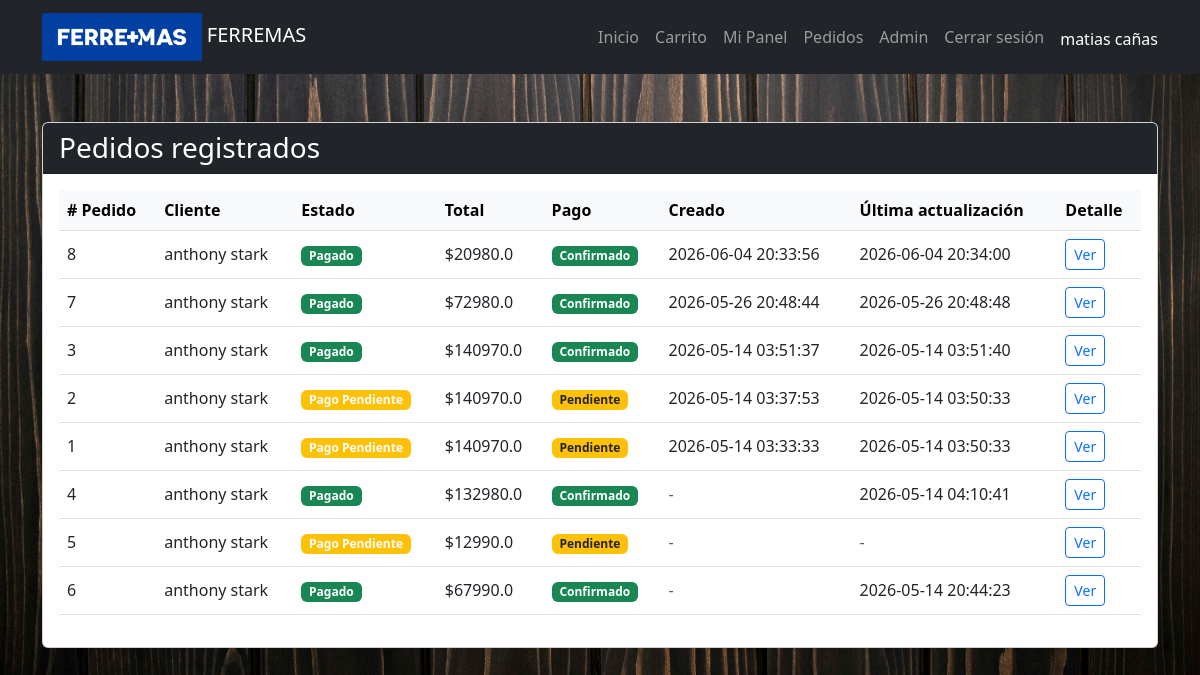
Page /admin/pedidos (signed in) on the earlier database version.
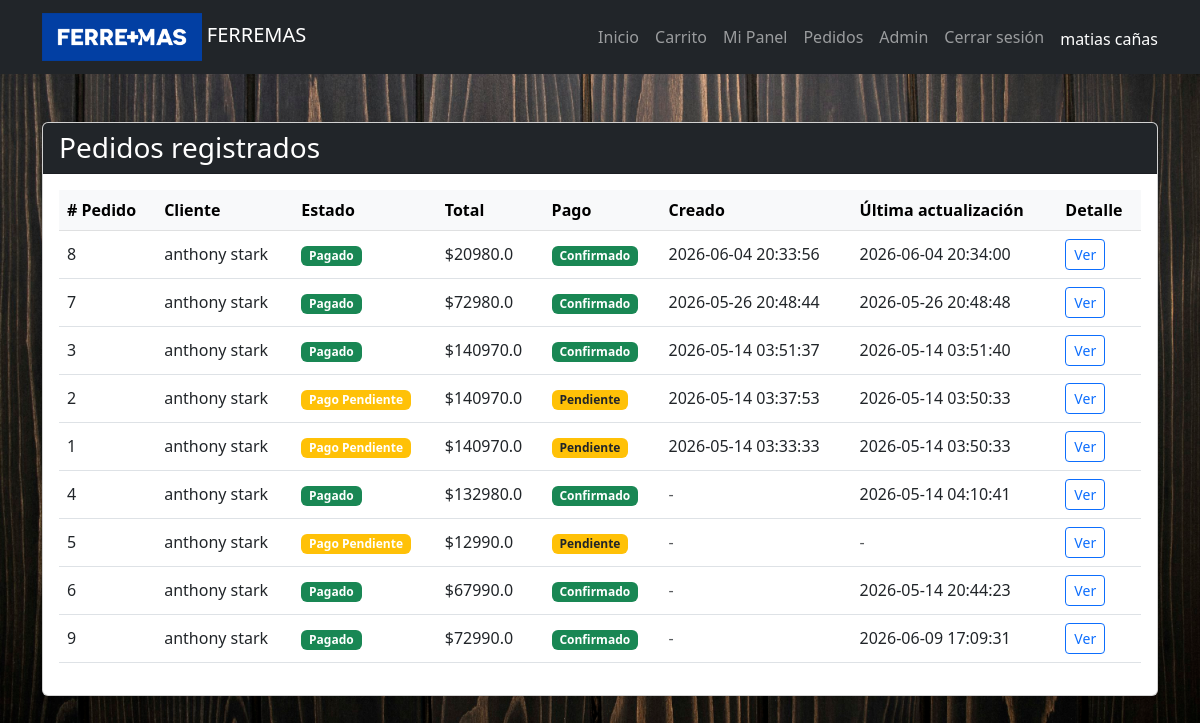
Same page on the later database version.
### tables this page shows
CREATE TABLE pedidos (
    id INTEGER PRIMARY KEY AUTOINCREMENT,
    usuario_id INTEGER NOT NULL,
    total REAL NOT NULL,
    estado TEXT DEFAULT 'Pendiente',
    fecha TIMESTAMP DEFAULT CURRENT_TIMESTAMP, metodo_pago TEXT, tipo_entrega TEXT, direccion_envio TEXT, pago_confirmado INTEGER DEFAULT 0, actualizado_en TIMESTAMP, creado_en TIMESTAMP,
    FOREIGN KEY(usuario_id) REFERENCES usuarios(id)
);

CREATE TABLE usuarios (
    id INTEGER PRIMARY KEY AUTOINCREMENT,
    nombre TEXT NOT NULL,
    email TEXT UNIQUE NOT NULL,
    username TEXT UNIQUE NOT NULL,
    password_hash TEXT NOT NULL,
    role TEXT DEFAULT 'cliente'
);

### app.py (the view)
@app.route('/admin/pedidos')
@roles_required('administrador')
def pedidos_admin():
    conn = get_db_connection()
    pedidos = conn.execute(
        "SELECT p.id, p.estado, p.total, p.pago_confirmado, p.creado_en, p.actualizado_en, u.nombre AS cliente_nombre FROM pedidos p JOIN usuarios u ON p.usuario_id = u.id ORDER BY p.creado_en DESC"
    ).fetchall()
    conn.close()
    return render_template('pedidos_admin.html', pedidos=pedidos)

### app.py (called while the page is built)
def get_db_connection():
    conn = sqlite3.connect(DB_PATH)
    conn.row_factory = sqlite3.Row
    return conn

def roles_required(*roles):
    def wrapper(f):
        @wraps(f)
        def decorated_function(*args, **kwargs):
            if not session.get('user_id'):
                return redirect(url_for('login', next=request.path))
            if session.get('role') not in roles:
                flash('No tienes permiso para acceder a esa página.', 'danger')
                return redirect(url_for('home'))
            return f(*args, **kwargs)
        return decorated_function
    return wrapper

@app.context_processor
def inject_user():
    def order_status_badge(status):
        mapping = {
            'Pendiente': 'warning',
            'Pago Pendiente': 'warning',
            'Pagado': 'success',
            'Pago Rechazado': 'danger',
            'Aprobado': 'primary',
            'Preparando': 'info',
            'Despachado': 'secondary',
            'Entregado': 'success',
            'Rechazado': 'danger'
        }
        return mapping.get(status, 'dark')
    return {
        'current_user': session.get('username'),
        'current_role': session.get('role'),
        'current_name': session.get('name'),
        'order_status_badge': order_status_badge
    }

### templates/pedidos_admin.html (shortened to what this page needs)
{% extends 'base.html' %}
{% block content %}
<div class="card shadow-sm">
    <div class="card-header bg-dark text-white">
        <h3 class="mb-0">Pedidos registrados</h3>
    </div>
    <div class="card-body">
        {% if pedidos %}
            <div class="table-responsive">
                <table class="table align-middle">
                    <thead class="table-light">
                        <tr>
                            <th># Pedido</th>
                            <th>Cliente</th>
                            <th>Estado</th>
                            <th>Total</th>
                            <th>Pago</th>
                            <th>Creado</th>
                            <th>Última actualización</th>
                            <th>Detalle</th>
                        </tr>
                    </thead>
                    <tbody>
                        {% for pedido in pedidos %}
                        <tr>
                            <td>{{ pedido['id'] }}</td>
                            <td>{{ pedido['cliente_nombre'] }}</td>
                            <td><span class="badge bg-{{ order_status_badge(pedido['estado']) }}">{{ pedido['estado'] }}</span></td>
                            <td>${{ pedido['total'] }}</td>
                            <td>
                                {% if pedido['pago_confirmado'] %}
                                    <span class="badge bg-success">Confirmado</span>
                                {% else %}
                                    <span class="badge bg-warning text-dark">Pendiente</span>
                                {% endif %}
                            </td>
                            <td>{% if pedido['creado_en'] %}{{ pedido['creado_en'] }}{% else %}<span class="text-muted">-</span>{% endif %}</td>
                            <td>{% if pedido['actualizado_en'] %}{{ pedido['actualizado_en'] }}{% else %}<span class="text-muted">-</span>{% endif %}</td>
                            <td><a href="{{ url_for('pedido_detalle', pedido_id=pedido['id']) }}" class="btn btn-sm btn-outline-primary">Ver</a></td>
                        </tr>
                        {% endfor %}
                    </tbody>
                </table>
            </div>
        {% else %}
            <div class="text-center py-5">
                <p class="fs-5">No hay pedidos registrados todavía.</p>
            </div>
        {% endif %}
    </div>
</div>
{% endblock %}

### templates/base.html (shortened to what this page needs)
<!DOCTYPE html>
<html lang="es">
<head>
    <link rel="stylesheet" href="{{ url_for('static', filename='css/styles.css') }}">
    <link href="https://cdn.jsdelivr.net/npm/bootstrap@5.3.0/dist/css/bootstrap.min.css" rel="stylesheet">
</head>
<body class="bg-light">
    <nav class="navbar navbar-expand-lg navbar-dark bg-dark">
        <div class="container">
            <a class="navbar-brand" href="{{ url_for('home') }}">
                <img src="{{ url_for('static', filename='img/logo.jpg') }}" alt="FERREMAS" class="img-fluid" style="max-height: 48px;">
                FERREMAS
            </a>
            <div class="collapse navbar-collapse" id="navbarNav">
                <ul class="navbar-nav ms-auto align-items-center">
                    <li class="nav-item"><a class="nav-link" href="{{ url_for('home') }}">Inicio</a></li>
                    <li class="nav-item"><a class="nav-link" href="{{ url_for('carrito') }}">Carrito</a></li>
                    {% if current_user %}
                        <li class="nav-item"><a class="nav-link" href="{{ url_for('dashboard') }}">Mi Panel</a></li>
                        {% if current_role == 'cliente' %}
                            <li class="nav-item"><a class="nav-link" href="{{ url_for('mis_pedidos') }}">Mis pedidos</a></li>
                        {% elif current_role == 'administrador' %}
                            <li class="nav-item"><a class="nav-link" href="{{ url_for('pedidos_admin') }}">Pedidos</a></li>
                        {% elif current_role == 'vendedor' %}
                            <li class="nav-item"><a class="nav-link" href="{{ url_for('pedidos_vendedor') }}">Pedidos</a></li>
                        {% elif current_role == 'bodeguero' %}
                            <li class="nav-item"><a class="nav-link" href="{{ url_for('pedidos_bodeguero') }}">Pedidos</a></li>
                        {% elif current_role == 'contador' %}
                            <li class="nav-item"><a class="nav-link" href="{{ url_for('pedidos_contador') }}">Pedidos</a></li>
                        {% endif %}
                        {% if current_role == 'administrador' %}
                            <li class="nav-item"><a class="nav-link" href="{{ url_for('admin') }}">Admin</a></li>
                        {% endif %}
                        <li class="nav-item"><a class="nav-link" href="{{ url_for('logout') }}">Cerrar sesión</a></li>
                        <li class="nav-item mt-1"><span class="navbar-text text-white ms-2">{{ current_name }}</span></li>
                    {% else %}
                        <li class="nav-item"><a class="nav-link" href="{{ url_for('login') }}">Iniciar sesión</a></li>
                        <li class="nav-item"><a class="nav-link" href="{{ url_for('register') }}">Registrarse</a></li>
                    {% endif %}
                </ul>
            </div>
        </div>
    </nav>
    <main class="container my-5">
        {% block content %}{% endblock %}
    </main>
</body>
</html>

### static/css/styles.css (style rules this page uses)
body { font-family: Arial, sans-serif; background: url('img/fondo_madera.jpg') center/cover no-repeat fixed; color: white; }
.navbar { background: rgba(0, 0, 0, 0.8) !important; }
.card { transition: transform 0.3s; background: rgba(255, 255, 255, 0.9); color: black; }

Differences in the rows shown:
added pedidos: id "9", cliente_nombre "anthony stark", estado "Pagado", total "72990.0", pago_confirmado "Confirmado", actualizado_en "2026-06-09 17:09:31"
